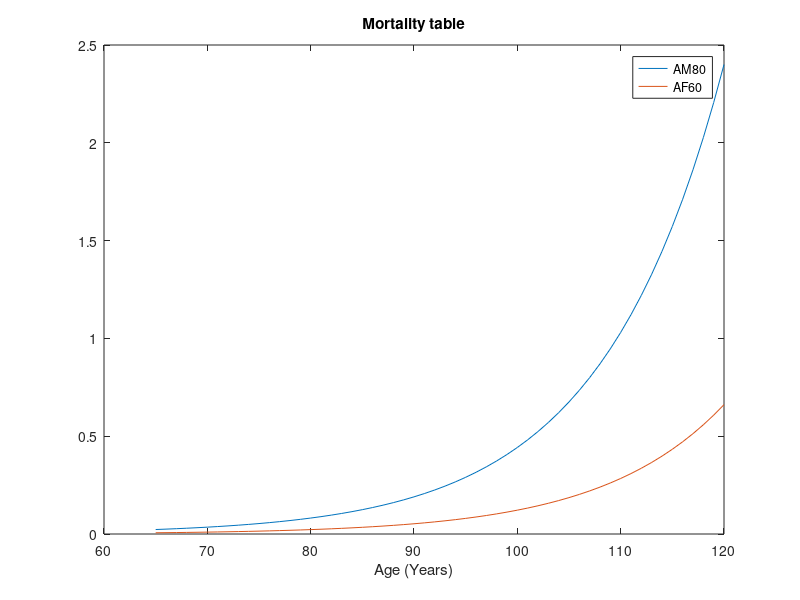

This chart was generated by the following MATLAB code:
x1 = 65: 120;
y1 = (10^-5)*9.4116 * exp(0.084554 * x1  );

x2 = 65: 120;
y2 = (10^-5)*2.593 * exp(0.084554 * x2  );
plot(x1,y1,x2,y2);

legend('AM80','AF60');
title('Mortality table');
xlabel('Age (Years)');
